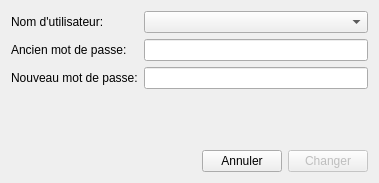
<?xml version="1.0" encoding="UTF-8"?>
<ui version="4.0">
 <class>PasswordManagment</class>
 <widget class="QDialog" name="PasswordManagment">
  <property name="geometry">
   <rect>
    <x>0</x>
    <y>0</y>
    <width>379</width>
    <height>183</height>
   </rect>
  </property>
  <property name="windowTitle">
   <string notr="true">Changer son mot de passe</string>
  </property>
  <layout class="QGridLayout" name="gridLayout_2">
   <item row="1" column="0">
    <layout class="QGridLayout" name="gridLayout">
     <item row="2" column="0">
      <widget class="QLabel" name="old_password_label">
       <property name="text">
        <string notr="true">Ancien mot de passe:</string>
       </property>
       <property name="buddy">
        <cstring>old_password_input</cstring>
       </property>
      </widget>
     </item>
     <item row="2" column="1">
      <widget class="Input" name="old_password_input">
       <property name="echoMode">
        <enum>QLineEdit::Password</enum>
       </property>
      </widget>
     </item>
     <item row="3" column="1">
      <widget class="Input" name="new_password_input">
       <property name="echoMode">
        <enum>QLineEdit::Password</enum>
       </property>
      </widget>
     </item>
     <item row="0" column="0">
      <widget class="QLabel" name="pseudo_label">
       <property name="text">
        <string notr="true">Nom d'utilisateur:</string>
       </property>
      </widget>
     </item>
     <item row="3" column="0">
      <widget class="QLabel" name="new_password_label">
       <property name="text">
        <string notr="true">Nouveau mot de passe:</string>
       </property>
       <property name="buddy">
        <cstring>new_password_input</cstring>
       </property>
      </widget>
     </item>
     <item row="0" column="1">
      <widget class="QComboBox" name="pseudo_input"/>
     </item>
    </layout>
   </item>
   <item row="3" column="0">
    <layout class="QHBoxLayout" name="horizontalLayout">
     <item>
      <spacer name="horizontalSpacer">
       <property name="orientation">
        <enum>Qt::Horizontal</enum>
       </property>
       <property name="sizeHint" stdset="0">
        <size>
         <width>40</width>
         <height>20</height>
        </size>
       </property>
      </spacer>
     </item>
     <item>
      <widget class="QPushButton" name="cancel_button">
       <property name="text">
        <string notr="true">Annuler</string>
       </property>
      </widget>
     </item>
     <item>
      <widget class="QPushButton" name="accept_button">
       <property name="enabled">
        <bool>false</bool>
       </property>
       <property name="text">
        <string notr="true">Changer</string>
       </property>
       <property name="default">
        <bool>true</bool>
       </property>
      </widget>
     </item>
    </layout>
   </item>
   <item row="2" column="0">
    <spacer name="verticalSpacer">
     <property name="orientation">
      <enum>Qt::Vertical</enum>
     </property>
     <property name="sizeHint" stdset="0">
      <size>
       <width>20</width>
       <height>40</height>
      </size>
     </property>
    </spacer>
   </item>
  </layout>
 </widget>
 <customwidgets>
  <customwidget>
   <class>Input</class>
   <extends>QLineEdit</extends>
   <header>gui.input_widget</header>
  </customwidget>
 </customwidgets>
 <resources/>
 <connections>
  <connection>
   <sender>accept_button</sender>
   <signal>clicked()</signal>
   <receiver>PasswordManagment</receiver>
   <slot>accept()</slot>
   <hints>
    <hint type="sourcelabel">
     <x>328</x>
     <y>161</y>
    </hint>
    <hint type="destinationlabel">
     <x>189</x>
     <y>91</y>
    </hint>
   </hints>
  </connection>
  <connection>
   <sender>cancel_button</sender>
   <signal>clicked()</signal>
   <receiver>PasswordManagment</receiver>
   <slot>close()</slot>
   <hints>
    <hint type="sourcelabel">
     <x>242</x>
     <y>161</y>
    </hint>
    <hint type="destinationlabel">
     <x>189</x>
     <y>91</y>
    </hint>
   </hints>
  </connection>
 </connections>
</ui>
